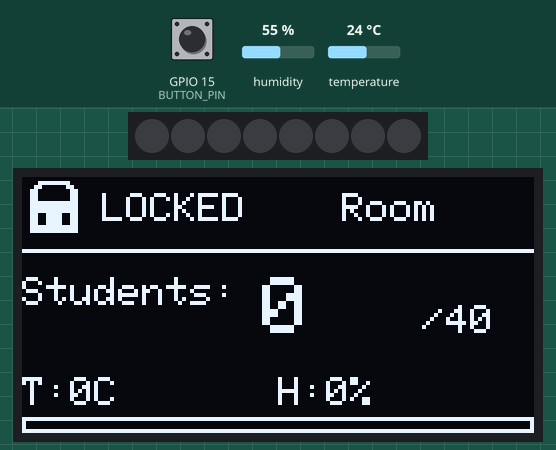
The sketch below on a simulated ESP32. Shown: 8 RGB LEDs in strip order, left to right, 128×64 one-colour display. The inputs (shaded band) are chosen by the test bench; at power-on: humidity 55 %, temperature 24 °C, GPIO 15 (BUTTON_PIN) HIGH. WiFi joins after 1.5 s; servers stay silent unless stated.

Above: at 2.7 s.
2.8 s: humidity set to 22 %
At 4.2 s:
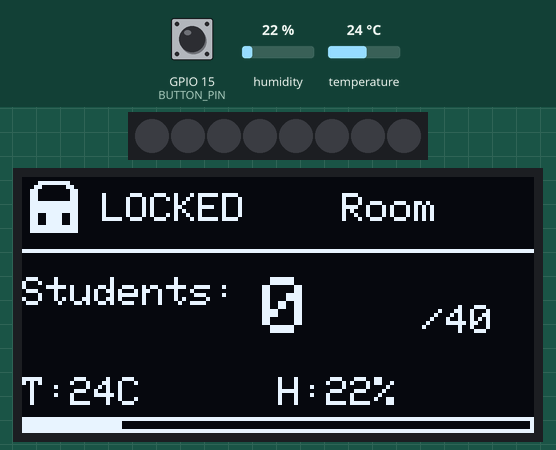
4.5 s: temperature set to 12 °C
At 6.4 s:
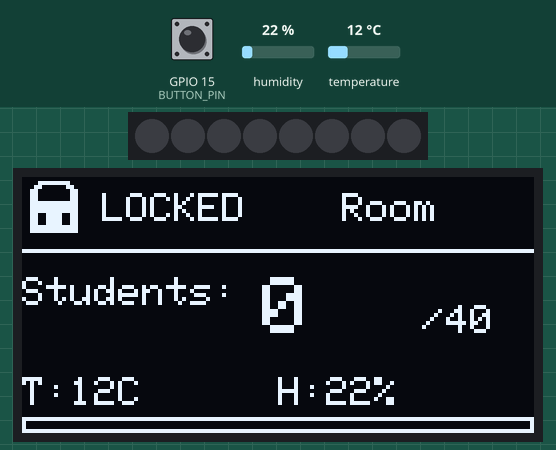
7.6 s: humidity set to 40 %
At 9.7 s:
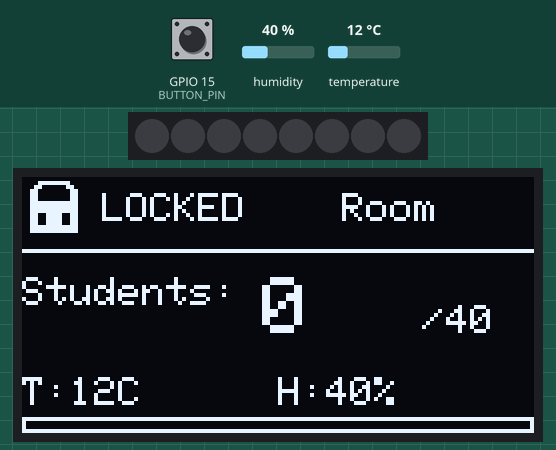
10.6 s: temperature set to 19 °C
Timing chart, 0 to 13.6 s (numbered marks = the images above; inputs shaded):
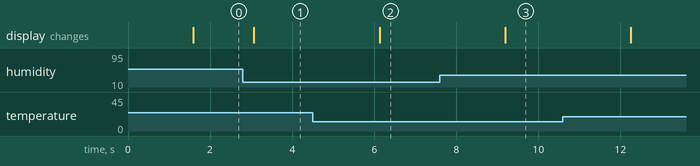

Measured:
- after the input at 2.8 s, the display: changes after 0.27 s (image 1)
- after the input at 4.5 s, the display: changes after 1.6 s (image 2)
- after the input at 7.6 s, the display: changes after 1.6 s (image 3)

The sketch:

teacher.ino
```cpp
#include <WiFi.h>
#include <WebSocketsClient.h>
#include <Wire.h>
#include <Adafruit_GFX.h>
#include <Adafruit_SSD1306.h>
#include <DHT.h>
#include <Adafruit_NeoPixel.h>
#include <ArduinoJson.h>

const int CLASSROOM_ID = 1;
const char* ssid = "kevin";
const char* password = "kh930914";
const char* ws_server = "192.168.100.142";
const int ws_port = 8080;

#define DHTPIN 4
#define DHTTYPE DHT11
#define LED_PIN 13
#define NUMPIXELS 8
#define BUTTON_PIN 15

Adafruit_SSD1306 display(128, 64, &Wire, -1);
DHT dht(DHTPIN, DHTTYPE);
Adafruit_NeoPixel pixels(NUMPIXELS, LED_PIN, NEO_GRB + NEO_KHZ800);
WebSocketsClient webSocket;

int currentCount = 0;
int capacity = 40;
bool isLocked = true;
String roomName = "Room";
float temp = 0;
float hum = 0;
unsigned long lastTime = 0;
unsigned long timerDelay = 3000;

int brightness = 50;
int fadeAmount = 5;

const unsigned char PROGMEM lock_icon [] = {
0x00, 0x00, 0x0F, 0xF0, 0x18, 0x18, 0x30, 0x0C, 0x30, 0x0C, 0x30, 0x0C, 0x3F, 0xFC, 0x3F, 0xFC,
0x3F, 0xFC, 0x33, 0xCC, 0x33, 0xCC, 0x33, 0xCC, 0x3F, 0xFC, 0x3F, 0xFC, 0x00, 0x00, 0x00, 0x00
};
const unsigned char PROGMEM unlock_icon [] = {
0x00, 0x00, 0x0F, 0xF0, 0x18, 0x18, 0x30, 0x00, 0x30, 0x00, 0x30, 0x00, 0x3F, 0xFC, 0x3F, 0xFC,
0x3F, 0xFC, 0x33, 0xCC, 0x33, 0xCC, 0x33, 0xCC, 0x3F, 0xFC, 0x3F, 0xFC, 0x00, 0x00, 0x00, 0x00
};

void setup() {
  Serial.begin(115200);
  pinMode(BUTTON_PIN, INPUT_PULLUP);
  dht.begin();
  pixels.begin();
  pixels.setBrightness(100);

  if(!display.begin(SSD1306_SWITCHCAPVCC, 0x3C)) for(;;);
  display.clearDisplay();
  display.setTextSize(1);
  display.setTextColor(WHITE);
  display.setCursor(20,25);
  display.println("Connecting...");
  display.display();

  WiFi.begin(ssid, password);
  while(WiFi.status() != WL_CONNECTED) delay(500);

  webSocket.begin(ws_server, ws_port, "/");
  webSocket.onEvent(webSocketEvent);
  webSocket.setReconnectInterval(5000);
}

void loop() {
  webSocket.loop();

  if (digitalRead(BUTTON_PIN) == LOW) {
    String msg = "{\"action\":\"toggle_lock\", \"cid\":" + String(CLASSROOM_ID) + "}";
    webSocket.sendTXT(msg);
    delay(500);
  }

  if ((millis() - lastTime) > timerDelay) {
    float t = dht.readTemperature();
    float h = dht.readHumidity();
    if(!isnan(t)) temp = t;
    if(!isnan(h)) hum = h;

    String msg = "{\"action\":\"env_update\", \"cid\":" + String(CLASSROOM_ID) + ", \"temp\":" + String(temp) + ", \"hum\":" + String(hum) + "}";
    webSocket.sendTXT(msg);
    lastTime = millis();
  }

  updateLEDs();
  drawUI();
  delay(30);
}

void webSocketEvent(WStype_t type, uint8_t * payload, size_t length) {
  if (type == WStype_TEXT) {
    DynamicJsonDocument doc(1024);
    deserializeJson(doc, payload);

    if (doc.containsKey("type") && (doc["type"] == "dashboard_update" || doc["type"] == "dashboard_data")) {
      JsonObject data = doc["data"];
      if(doc["cid"] == CLASSROOM_ID || doc["type"] == "dashboard_data") {
        currentCount = data["current_count"];
        capacity = data["capacity"];
        isLocked = (data["is_locked"] == 1);
        roomName = data["name"].as<String>();
      }
    }
  } else if (type == WStype_CONNECTED) {
    String msg = "{\"action\":\"get_dashboard\", \"cid\":" + String(CLASSROOM_ID) + "}";
    webSocket.sendTXT(msg);
  }
}

void drawUI() {
  display.clearDisplay();

  if(isLocked) {
    display.drawBitmap(0, 0, lock_icon, 16, 16, 1);
    display.setCursor(20, 4); display.print("LOCKED");
  } else {
    display.drawBitmap(0, 0, unlock_icon, 16, 16, 1);
    display.setCursor(20, 4); display.print("OPEN");
  }

  display.setCursor(80, 4); display.print(roomName.substring(0, 6));
  display.drawLine(0, 18, 128, 18, WHITE);

  display.setTextSize(1);
  display.setCursor(0, 25); display.print("Students:");
  display.setTextSize(2);
  display.setCursor(60, 25); display.print(currentCount);

  display.setTextSize(1);
  display.setCursor(100, 32); display.print("/"); display.print(capacity);

  display.setTextSize(1);
  display.setCursor(0, 50);
  display.print("T:"); display.print((int)temp); display.print("C");
  display.setCursor(64, 50);
  display.print("H:"); display.print((int)hum); display.print("%");

  display.drawRect(0, 60, 128, 4, WHITE);
  int fill = map((int)temp, 20, 40, 0, 128);
  display.fillRect(0, 60, fill, 4, WHITE);

  display.display();
}

void updateLEDs() {
  brightness = brightness + fadeAmount;
  if (brightness <= 20 || brightness >= 150) {
    fadeAmount = -fadeAmount;
  }

  uint32_t color;
  float usage = (float)currentCount / (float)capacity;

  if (usage < 0.5) {
     color = pixels.Color(0, 255, 0);
  } else if (usage < 0.8) {
     color = pixels.Color(255, 200, 0);
  } else {
     color = pixels.Color(255, 0, 0);
  }

  pixels.setBrightness(brightness);

  int litPixels = map(currentCount, 0, capacity, 0, NUMPIXELS);
  if(litPixels > NUMPIXELS) litPixels = NUMPIXELS;

  for(int i=0; i<NUMPIXELS; i++) {
    if(i < litPixels) pixels.setPixelColor(i, color);
    else pixels.setPixelColor(i, 0);
  }
  pixels.show();
}
```
